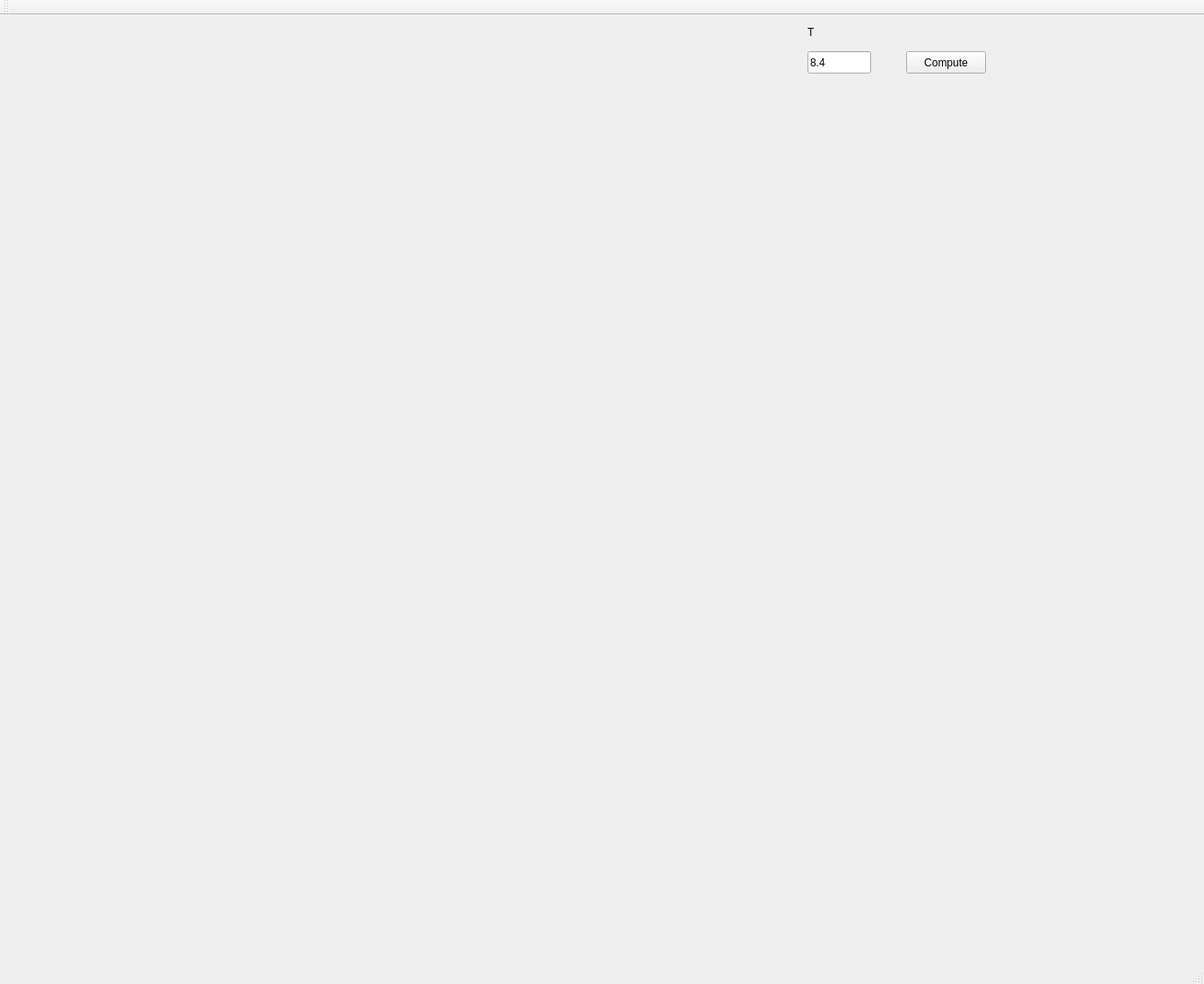
<?xml version="1.0" encoding="UTF-8"?>
<ui version="4.0">
 <class>MainWindow</class>
 <widget class="QMainWindow" name="MainWindow">
  <property name="geometry">
   <rect>
    <x>0</x>
    <y>0</y>
    <width>1342</width>
    <height>1097</height>
   </rect>
  </property>
  <property name="windowTitle">
   <string>Control Predict</string>
  </property>
  <widget class="QWidget" name="centralWidget">
   <widget class="QCustomPlot" name="PlotWidget_trajectory" native="true">
    <property name="geometry">
     <rect>
      <x>10</x>
      <y>10</y>
      <width>431</width>
      <height>331</height>
     </rect>
    </property>
   </widget>
   <widget class="QLabel" name="label_10">
    <property name="geometry">
     <rect>
      <x>900</x>
      <y>10</y>
      <width>67</width>
      <height>17</height>
     </rect>
    </property>
    <property name="text">
     <string>T</string>
    </property>
   </widget>
   <widget class="QLineEdit" name="lineEdit_T">
    <property name="geometry">
     <rect>
      <x>900</x>
      <y>40</y>
      <width>71</width>
      <height>25</height>
     </rect>
    </property>
    <property name="text">
     <string>8.4</string>
    </property>
   </widget>
   <widget class="QPushButton" name="pushButton_compute">
    <property name="geometry">
     <rect>
      <x>1010</x>
      <y>40</y>
      <width>89</width>
      <height>25</height>
     </rect>
    </property>
    <property name="text">
     <string>Compute</string>
    </property>
   </widget>
   <widget class="QCustomPlot" name="PlotWidget_P" native="true">
    <property name="geometry">
     <rect>
      <x>10</x>
      <y>350</y>
      <width>431</width>
      <height>331</height>
     </rect>
    </property>
   </widget>
   <widget class="QCustomPlot" name="PlotWidget_N" native="true">
    <property name="geometry">
     <rect>
      <x>890</x>
      <y>350</y>
      <width>431</width>
      <height>331</height>
     </rect>
    </property>
   </widget>
   <widget class="QCustomPlot" name="PlotWidget_nu_12" native="true">
    <property name="geometry">
     <rect>
      <x>10</x>
      <y>690</y>
      <width>431</width>
      <height>331</height>
     </rect>
    </property>
   </widget>
   <widget class="QCustomPlot" name="PlotWidget_U" native="true">
    <property name="geometry">
     <rect>
      <x>890</x>
      <y>690</y>
      <width>431</width>
      <height>331</height>
     </rect>
    </property>
   </widget>
   <widget class="QCustomPlot" name="PlotWidget_PT" native="true">
    <property name="geometry">
     <rect>
      <x>450</x>
      <y>350</y>
      <width>431</width>
      <height>331</height>
     </rect>
    </property>
   </widget>
   <widget class="QCustomPlot" name="PlotWidget_nu_3" native="true">
    <property name="geometry">
     <rect>
      <x>450</x>
      <y>690</y>
      <width>431</width>
      <height>331</height>
     </rect>
    </property>
   </widget>
   <widget class="QCustomPlot" name="PlotWidget_theta" native="true">
    <property name="geometry">
     <rect>
      <x>450</x>
      <y>10</y>
      <width>431</width>
      <height>331</height>
     </rect>
    </property>
   </widget>
  </widget>
  <widget class="QMenuBar" name="menuBar">
   <property name="geometry">
    <rect>
     <x>0</x>
     <y>0</y>
     <width>1342</width>
     <height>22</height>
    </rect>
   </property>
  </widget>
  <widget class="QToolBar" name="mainToolBar">
   <attribute name="toolBarArea">
    <enum>TopToolBarArea</enum>
   </attribute>
   <attribute name="toolBarBreak">
    <bool>false</bool>
   </attribute>
  </widget>
  <widget class="QStatusBar" name="statusBar"/>
 </widget>
 <layoutdefault spacing="6" margin="11"/>
 <customwidgets>
  <customwidget>
   <class>QCustomPlot</class>
   <extends>QWidget</extends>
   <header>qcustomplot.h</header>
   <container>1</container>
  </customwidget>
 </customwidgets>
 <resources/>
 <connections/>
</ui>
